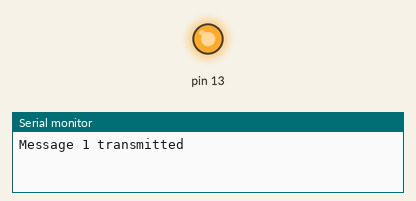
Bench run of a sketch on a simulated Arduino Uno, built with avr-gcc and run on an emulated ATmega328P. On the bench: output pins drawn as LEDs (lit = HIGH), the last lines printed to the serial monitor. No radio packets arrive unless stated.

Above: at 1.0 s.
At 3.1 s:
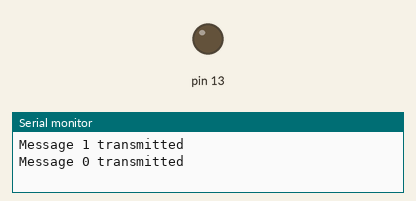
Timing chart, 0 to 5.4 s (numbered marks = the images above):
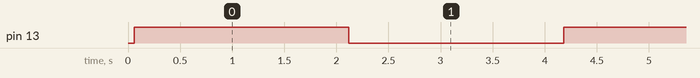

Measured:
- by itself, pin 13: alternates HIGH for 2.1 s and LOW for 2.1 s

The sketch:

transmitter1.ino
```cpp
#include <VirtualWire.h>

char const *controller;

void setup() {
pinMode(13,OUTPUT);
vw_set_ptt_inverted(true); //
vw_set_tx_pin(12);
vw_setup(4000);
Serial.begin(9600);
}

void loop(){
controller="1" ;
vw_send((uint8_t *)controller, strlen(controller));
Serial.println("Message 1 transmitted");
vw_wait_tx();
digitalWrite(13,1);
delay(2000);
controller="0" ;
vw_send((uint8_t *)controller, strlen(controller));
Serial.println("Message 0 transmitted");
vw_wait_tx();
digitalWrite(13,0);
delay(2000);

}
```
